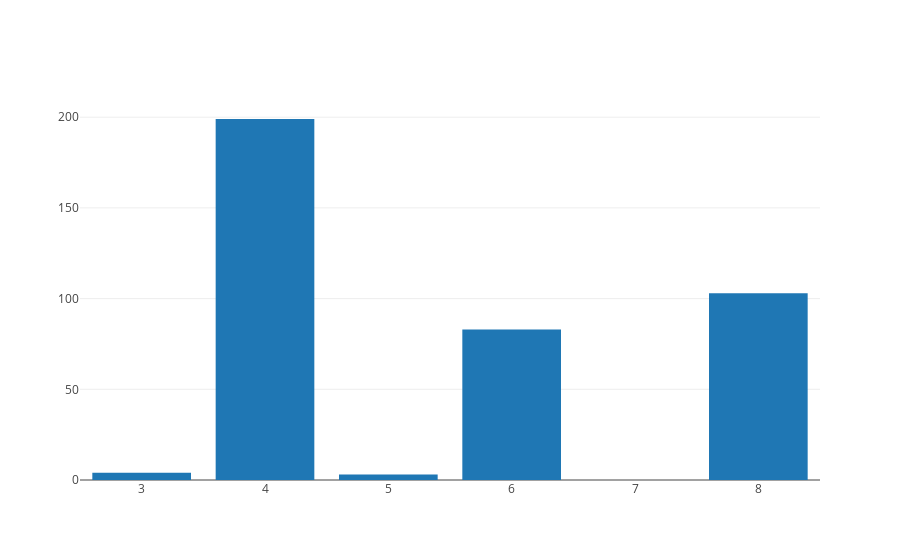

This figure's notebook cell:
### Markdown cell above
Distribution based on number of cylinder

### Code cell
data = []

data.append(go.Bar(
    x = mpg_data['cylinders'].value_counts().index.values.astype('str'), # Need to use .astype('str') to transform categorical data
    y = mpg_data['cylinders'].value_counts().values,
    marker = dict(
        
        )
    ))

iplot(data)

### Figure 1 — Plotly figure (JSON) as saved in the notebook; plotly's stock layout.template omitted (floating-point values rounded to 4 significant figures)
{"data": [{"marker": {}, "type": "bar", "x": ["4", "8", "6", "3", "5"], "y": [199, 103, 83, 4, 3]}], "layout": {}}
